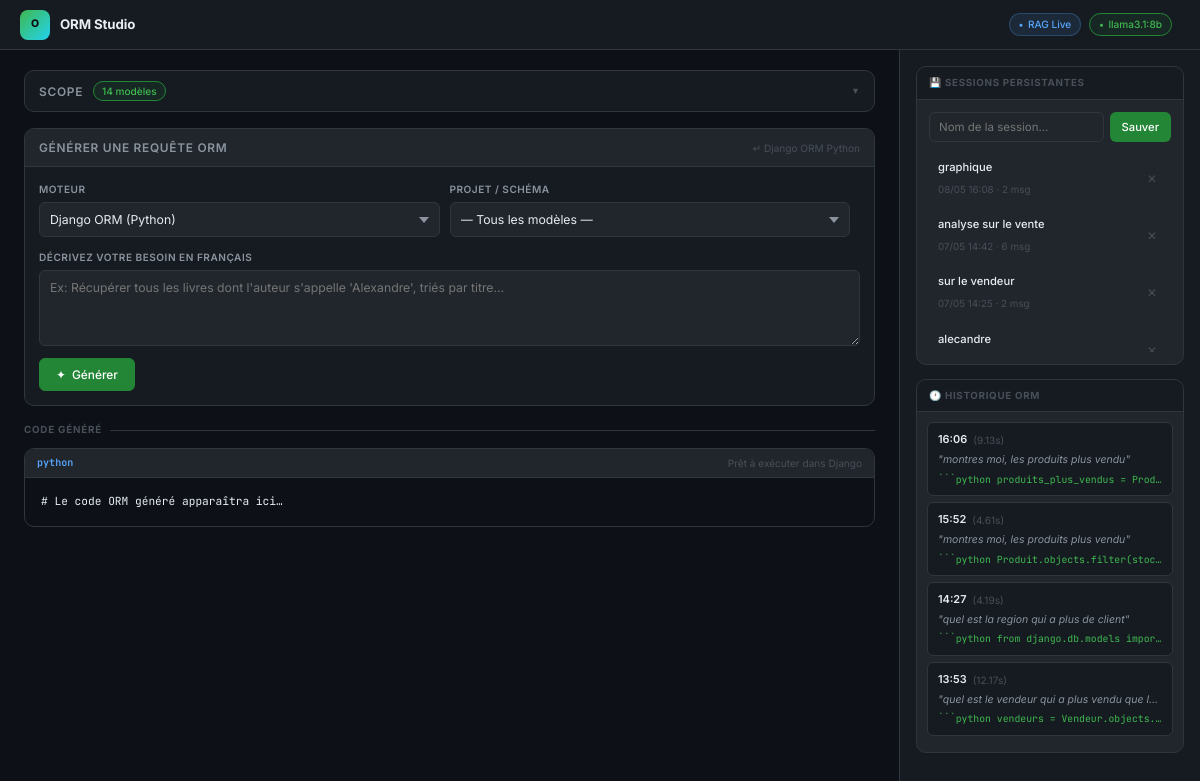
The app's page /, older data.
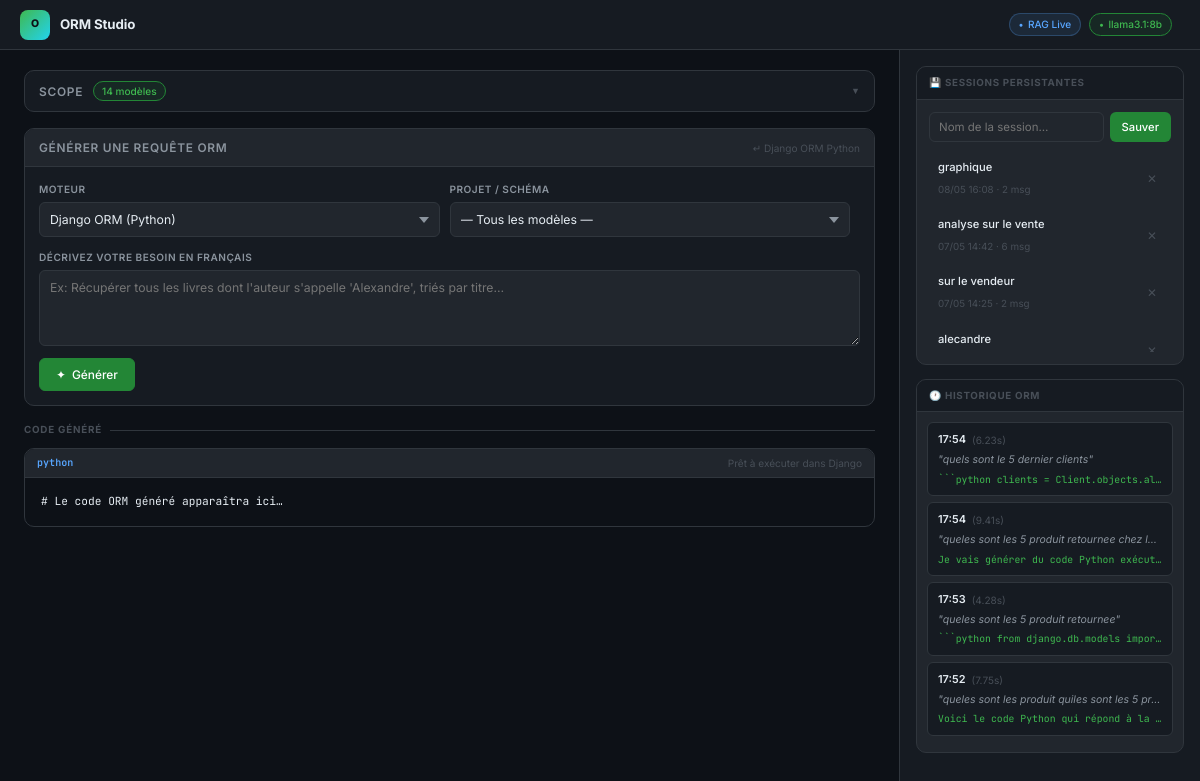
The same page, newer data.
### generator/models.py (models this page shows, shortened)
class QueryHistory(models.Model):
    schema = models.ForeignKey(DatabaseSchema, on_delete=models.SET_NULL, null=True, blank=True)
    prompt_utilisateur = models.TextField()
    requete_generee = models.TextField(blank=True, null=True)
    query_type = models.CharField(max_length=50)
    execution_time = models.FloatField(help_text="Temps de réponse de l'IA en secondes", null=True, blank=True)
    is_helpful = models.BooleanField(null=True, blank=True, verbose_name="Utile ?")
    created_at = models.DateTimeField(auto_now_add=True)
    class Meta:
        ordering = ['-created_at']
        verbose_name = "Historique de requête"
        verbose_name_plural = "Historique des requêtes"

### generator/views.py (the view)
# urls.py: path('', views.index, name='index'),
def index(request):
    schemas = DatabaseSchema.objects.filter(is_active=True)
    history = QueryHistory.objects.all()[:10]
    return render(request, "generator/index.html", {
        "schemas": schemas,
        "history": history,
    })

### generator/templates/generator/index.html (shortened to what this page needs)
<!DOCTYPE html>
<html lang="fr">
<head>
  <link rel="stylesheet" href="https://cdnjs.cloudflare.com/ajax/libs/prism/1.29.0/themes/prism-one-dark.min.css">
</head>
<body>
<nav class="nav">
  <div class="nav-brand">
    <div class="nav-icon">O</div>
    <div>
      <div class="nav-name">ORM Studio</div>
    </div>
  </div>
  <div class="nav-right">
    <span class="pill pill-blue">RAG Live</span>
    <span class="pill pill-green">llama3.1:8b</span>
  </div>
</nav>
<div class="layout">
  <main class="main">
    <div id="model-picker">
      <div id="model-picker-header" onclick="togglePicker()">
        <div class="picker-left">
          <h3 style="margin:0">Scope</h3>
          <span id="scope-indicator">chargement…</span>
        </div>
        <span id="picker-arrow">▼</span>
      </div>
    </div>
    <div class="card">
      <div class="card-head">
        <h3>Générer une requête ORM</h3>
        <span style="font-size:.72rem;color:var(--txt3)">↵ Django ORM Python</span>
      </div>
      <div style="padding:14px">
        <form id="generator-form">
          <div class="form-row">
            <div class="form-group">
              <label class="fg-label" for="query_type">Moteur</label>
              <select name="query_type" id="query_type">
                <option value="Django ORM">Django ORM (Python)</option>
              </select>
            </div>
            {% if schemas %}
            <div class="form-group">
              <label class="fg-label" for="schema_select">Projet / Schéma</label>
              <select id="schema_select" onchange="onSchemaChange(this)">
                <option value="">— Tous les modèles —</option>
              </select>
            </div>
            {% endif %}
          </div>
          <div class="form-group" style="margin-bottom:12px">
            <label class="fg-label" for="user_prompt">Décrivez votre besoin en français</label>
            <textarea name="user_prompt" id="user_prompt" rows="3" placeholder="Ex: Récupérer tous les livres dont l'auteur s'appelle 'Alexandre', triés par titre…" required></textarea>
          </div>
          <div style="display:flex;align-items:center;gap:10px">
            <button type="submit" id="submit-btn" class="btn btn-primary">
              <span>✦</span> Générer
            </button>
          </div>
        </form>
      </div>
    </div>
    <div class="sec-label">Code généré</div>
    <div class="code-block">
      <div class="code-bar">
        <span class="code-lang">python</span>
        <span class="code-hint">Prêt à exécuter dans Django</span>
      </div>
      <pre class="language-python"><code id="output-code" class="language-python"># Le code ORM généré apparaîtra ici…</code></pre>
    </div>
  </main>
  <aside class="sidebar">
    <div class="s-card">
      <div class="s-card-head">💾 Sessions persistantes</div>
      <div class="s-card-body">
        <div class="session-save-row">
          <input type="text" id="session-name-input" placeholder="Nom de la session…">
          <button class="btn-save" onclick="saveCurrentSession()">Sauver</button>
        </div>
        <div id="sessions-list" class="sessions-scroll">
        </div>
      </div>
    </div>
    <div class="s-card">
      <div class="s-card-head">🕐 Historique ORM</div>
      <div class="s-card-body" style="padding:10px">
        <div class="history-scroll">
          {% for item in history %}
          <div class="h-item">
            <div class="h-item-top">
              <span class="h-time">{{ item.created_at|date:"H:i" }}</span>
              <span class="h-dur">({{ item.execution_time }}s)</span>
            </div>
            <div class="h-prompt">"{{ item.prompt_utilisateur|truncatechars:55 }}"</div>
            <div class="h-code">{{ item.requete_generee|truncatechars:80 }}</div>
          </div>
          {% empty %}
          <div class="empty">Aucune requête générée.</div>
          {% endfor %}
        </div>
      </div>
    </div>
  </aside>
</div>
</body>
</html>

Row changes from the older to the newer data that the page shows:
no longer on this page (row unchanged): QueryHistory: created_at "16:06", execution_time "9.13", prompt_utilisateur "montres moi, les produits plus vendu", requete_generee "```python produits_plus_vendus = Prod…"
no longer on this page (row unchanged): QueryHistory: created_at "15:52", execution_time "4.61", prompt_utilisateur "montres moi, les produits plus vendu", requete_generee "```python Produit.objects.filter(stoc…"
no longer on this page (row unchanged): QueryHistory: created_at "14:27", execution_time "4.19", prompt_utilisateur "quel est la region qui a plus de client", requete_generee "```python from django.db.models impor…"
no longer on this page (row unchanged): QueryHistory: created_at "13:53", execution_time "12.17", prompt_utilisateur "quel est le vendeur qui a plus vendu que l…", requete_generee "```python vendeurs = Vendeur.objects.…"
added QueryHistory: created_at "17:54", execution_time "6.23", prompt_utilisateur "quels sont le 5 dernier clients", requete_generee "```python clients = Client.objects.al…"
added QueryHistory: created_at "17:54", execution_time "9.41", prompt_utilisateur "queles sont les 5 produit retournee chez l…", requete_generee "Je vais générer du code Python exécut…"
added QueryHistory: created_at "17:53", execution_time "4.28", prompt_utilisateur "queles sont les 5 produit retournee", requete_generee "```python from django.db.models impor…"
added QueryHistory: created_at "17:52", execution_time "7.75", prompt_utilisateur "queles sont les produit quiles sont les 5 pr…", requete_generee "Voici le code Python qui répond à la…"
